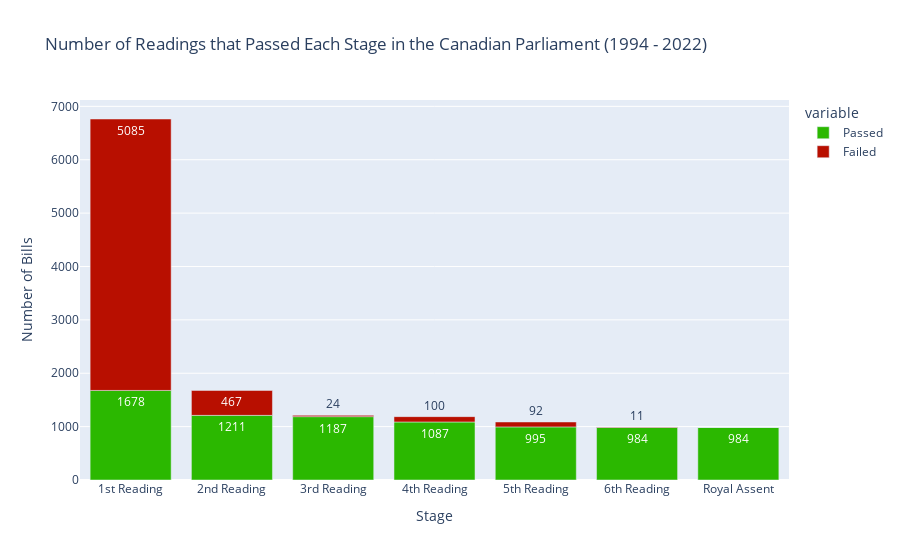

Source (notebook cell):
### Code cell
color_map = {
    "Passed": "#2bb800",
    "Failed": "#b80f00",
}


fig = px.bar(
    plot_3, 
    x = "Stage", 
    y = ["Passed", "Failed"], 
    title = "Number of Readings that Passed Each Stage in the Canadian Parliament (1994 - 2022)",
    color_discrete_map = color_map,
    text_auto = True,
    labels = {
        "value": "Number of Bills",
        "Reading": "Stage"
    }
)

fig.show()

### Figure 1 — Plotly figure (JSON) as saved in the notebook; plotly's stock layout.template omitted (floating-point values rounded to 4 significant figures)
{"data": [{"alignmentgroup": "True", "hovertemplate": "variable=Passed<br>Stage=%{x}<br>Number of Bills=%{y}<extra></extra>", "legendgroup": "Passed", "marker": {"color": "#2bb800", "pattern": {"shape": ""}}, "name": "Passed", "offsetgroup": "Passed", "orientation": "v", "showlegend": true, "textposition": "auto", "texttemplate": "%{y}", "type": "bar", "x": ["1st Reading", "2nd Reading", "3rd Reading", "4th Reading", "5th Reading", "6th Reading", "Royal Assent"], "xaxis": "x", "y": [1678, 1211, 1187, 1087, 995, 984, 984], "yaxis": "y"}, {"alignmentgroup": "True", "hovertemplate": "variable=Failed<br>Stage=%{x}<br>Number of Bills=%{y}<extra></extra>", "legendgroup": "Failed", "marker": {"color": "#b80f00", "pattern": {"shape": ""}}, "name": "Failed", "offsetgroup": "Failed", "orientation": "v", "showlegend": true, "textposition": "auto", "texttemplate": "%{y}", "type": "bar", "x": ["1st Reading", "2nd Reading", "3rd Reading", "4th Reading", "5th Reading", "6th Reading", "Royal Assent"], "xaxis": "x", "y": [5085, 467, 24, 100, 92, 11, 0], "yaxis": "y"}], "layout": {"autosize": true, "barmode": "relative", "legend": {"title": {"text": "variable"}, "tracegroupgap": 0}, "title": {"text": "Number of Readings that Passed Each Stage in the Canadian Parliament (1994 - 2022)"}, "xaxis": {"anchor": "y", "autorange": true, "domain": [0, 1], "range": [-0.5, 6.5], "title": {"text": "Stage"}, "type": "category"}, "yaxis": {"anchor": "x", "autorange": true, "domain": [0, 1], "range": [0, 7119.0], "title": {"text": "Number of Bills"}, "type": "linear"}}}
